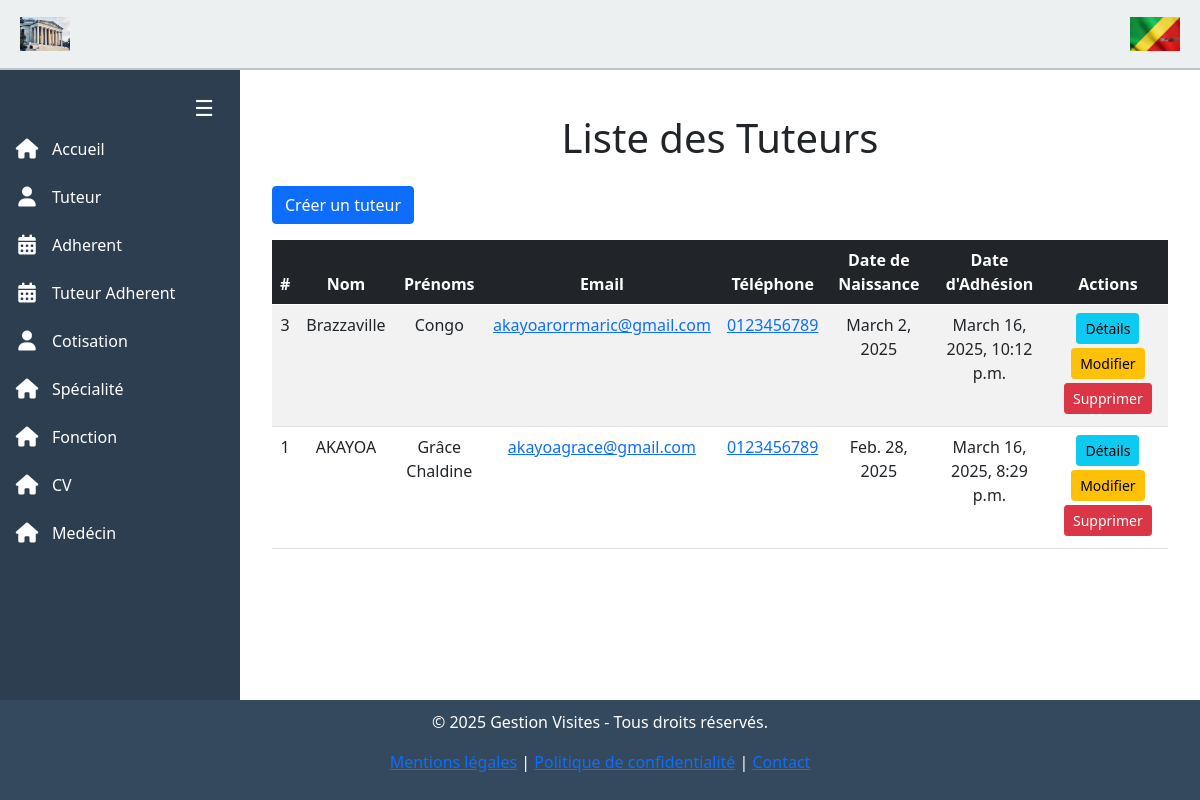
The page /Tuteur/ on the database as committed earlier.
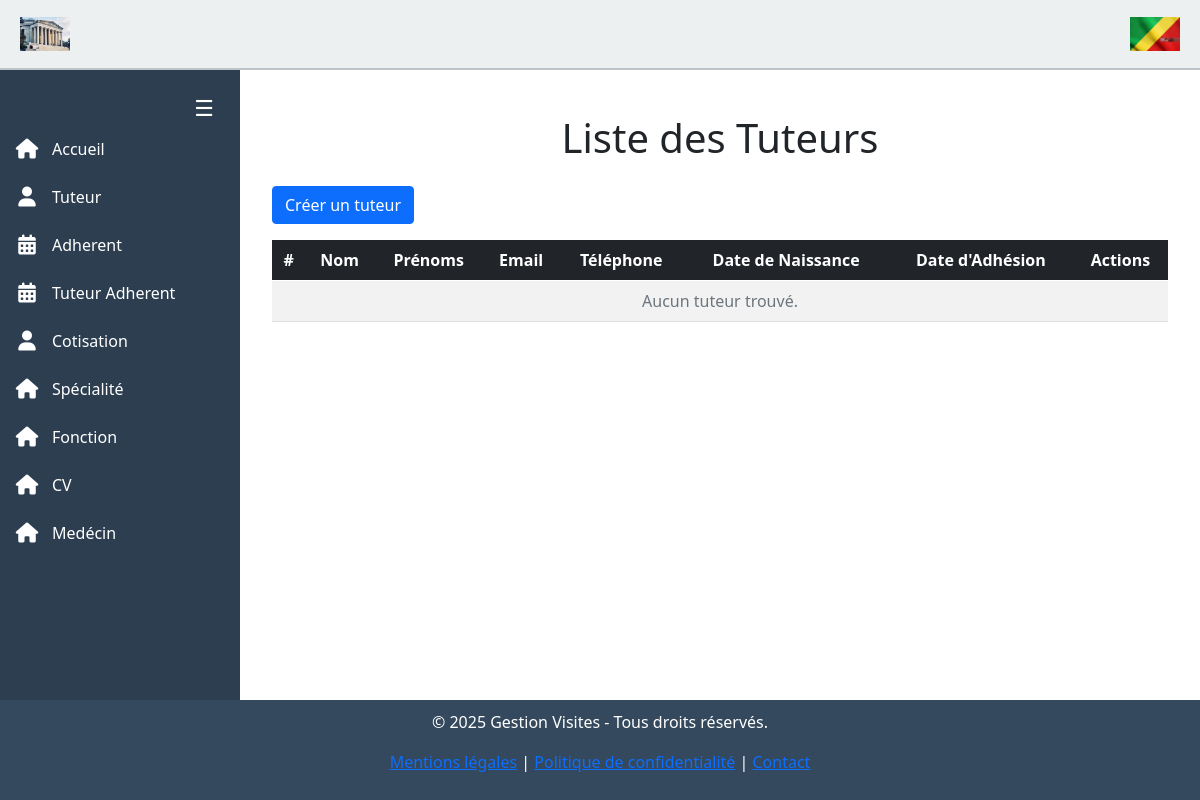
The same page on the database as committed later.
### tuteur/models.py (models this page shows)
class Tuteur(User):
    statut = models.CharField(max_length=15, default='Tuteur')

### user/models.py (models this page shows, shortened)
class User(models.Model):
    last_name = models.CharField(max_length=50, null=True, blank=False, validators=[validate_no_numbers])
    first_name = models.CharField(max_length=50, null=True, blank=True, validators=[validate_no_numbers])
    sexe = models.CharField(max_length=50, choices=[('Masculin', 'Masculin'), ('Féminin', 'Féminin')])
    date_naissance = models.DateField(null=True, blank=True)
    lieu_naissance = models.CharField(max_length=50, null=True, blank=True)
    lieu_residence = models.CharField(max_length=50, null=True, blank=True)
    adresse = models.CharField(max_length=50, null=True, blank=True)
    email = models.EmailField(max_length=40, unique=True, default='example@example.com')
    telephone = models.CharField(max_length=15, blank=True, null=True)
    date_creation = models.DateTimeField(auto_now_add=True)
    image = models.ImageField(default="1.png", upload_to='adherent/', blank=True, null=True)
    groups = models.ManyToManyField(
        'auth.Group',
        related_name="custom_user_groups",
        blank=True
    )
    user_permissions = models.ManyToManyField(
        'auth.Permission',
        related_name="custom_user_permissions",
        blank=True
    )

### tuteur/views.py (the view)
# urls.py: path('', views.tuteur_list, name='Tuteur'),
def tuteur_list(request):
    tuteur = Tuteur.objects.all().order_by("-date_creation")
    return render(request, 'Tuteur/tuteur_list.html', context={'tuteur': tuteur})

### tuteur/templates/tuteur/tuteur_list.html (shortened to what this page needs)
{% extends 'template_base.html' %}
{% block contenue %}
<div class="container mt-4">
    <h1 class="text-center mb-4">Liste des Tuteurs</h1>
    <div class="d-flex justify-content-between align-items-center mb-3">
        <a href="{% url 'Tuteur:creer' %}" class="btn btn-primary">
             Créer un tuteur
        </a>
    </div>
    <div class="table-responsive">
        <table class="table table-striped table-hover text-center">
            <thead class="table-dark">
                <tr>
                    <th>#</th>
                    <th>Nom</th>
                    <th>Prénoms</th>
                    <th>Email</th>
                    <th>Téléphone</th>
                    <th>Date de Naissance</th>
                    <th>Date d'Adhésion</th>
                    <th>Actions</th>
                </tr>
            </thead>
            <tbody>
                {% for tuteur in tuteur %}
                <tr>
                    <td>{{ tuteur.id }}</td>
                    <td>{{ tuteur.last_name }}</td>
                    <td>{{ tuteur.first_name }}</td>
                    <td>
                        <a href="mailto:{{ tuteur.email }}">
                            {{ tuteur.email }}
                        </a>
                    </td>
                    <td>
                        <a href="tel:{{ tuteur.telephone }}" >
                            {{ tuteur.telephone}}
                        </a>
                    </td>
                    <td>{{ tuteur.date_naissance }}</td>
                    <td>{{ tuteur.date_creation }}</td>
                    <td>
                        <a href="{% url 'Tuteur:infomation' tuteur.id %}" class="btn btn-info btn-sm mb-1">
                             Détails
                        </a>
                        <a href="{% url 'Tuteur:modifier' tuteur.id %}" class="btn btn-warning btn-sm mb-1">
                             Modifier
                        </a>
                        <a href="{% url 'Tuteur:supprimer' tuteur.id %}" class="btn btn-danger btn-sm mb-1">
                             Supprimer
                        </a>
                    </td>
                </tr>
                {% empty %}
                <tr>
                    <td colspan="8" class="text-center text-muted">Aucun tuteur trouvé.</td>
                </tr>
                {% endfor %}
            </tbody>
        </table>
    </div>
</div>
{% endblock %}

### templates/template_base.html (shortened to what this page needs)
{% load static %}
<!DOCTYPE html>
<html lang="fr">
<head>
    <link href="https://cdn.jsdelivr.net/npm/bootstrap@5.0.2/dist/css/bootstrap.min.css" rel="stylesheet">
    <link rel="stylesheet" href="{% static 'css/bootstrap.min.css' %}">
</head>
<body>
<header class="">
    <img src="{% static 'image/administration-1867877_1280.jpg' %}"  alt="INRAP" width="50">
    <img src="{% static 'image/istockphoto-610004832-1024x1024.jpg' %}"   alt="Congo Brazzaville" width="50">
</header>
<div class="sidebar" id="sidebar">
    <div class="sidebar-header">
        <button class="toggle-btn" onclick="toggleSidebar()">☰</button>
    </div>
    <a href="{% url 'home' %}"><i class="fas fa-home"></i><span> Accueil</span></a>
    <a href="{% url 'Tuteur:Tuteur' %}"><i class="fas fa-user"></i><span> Tuteur</span></a>
    <a href="{% url 'Adherent:Adherent' %}"><i class="fas fa-calendar-alt"></i><span> Adherent</span></a>
    <a href="{% url 'tuteurAdherent:tuteurAdherent' %}"><i class="fas fa-calendar-alt"></i><span> Tuteur Adherent</span></a>
    <a href="{% url 'cotisation:cotisation' %}"><i class="fas fa-user"></i><span> Cotisation</span></a>
    <a href="{% url 'specialite:specialite' %}"><i class="fas fa-home"></i> <span>Spécialité</span></a>
    <a href="{% url 'fonction:fonction' %}"><i class="fas fa-home"></i> <span>Fonction</span></a>
    <a href="{% url 'CV:cv_list' %}"><i class="fas fa-home"></i> <span>CV</span></a>
    <a href="{% url 'medecin:medecin' %}"><i class="fas fa-home"></i> <span>Medécin</span></a>
</div>
<div class="main-content">
    {% block contenue %}
    {% endblock %}
</div>
<footer class="footer container-fluid " id="sidebar">
    <p>&copy; 2025 Gestion Visites - Tous droits réservés.</p>
    <p>
        <a href="#" data-bs-toggle="modal" data-bs-target="#mentionsModal">Mentions légales</a> |
        <a href="#" data-bs-toggle="modal" data-bs-target="#confidentialiteModal">Politique de confidentialité</a> |
        <a href="#" data-bs-toggle="modal" data-bs-target="#contactModal">Contact</a>
    </p>
</footer>
</body>
</html>

### templates/template_base.html (style rules this page uses)
header { position: fixed; top: 0; left: 0; width: 100%; height: 70px; background: #ECF0F1; padding: 10px 20px; border-bottom: 2px solid #BDC3C7; display: flex; justify-content: space-between; align-items: center; z-index: 1000; }
.sidebar { width: 240px; height: calc(100vh - 70px); background-color: #2C3E50; position: fixed; top: 70px; left: 0; padding-top: 20px; transition: width 0.3s ease; color: white; overflow-x: hidden; }
.sidebar a { padding: 12px; display: flex; align-items: center; color: white; text-decoration: none; font-size: 16px; transition: 0.3s ease; }
.sidebar a i { font-size: 20px; width: 30px; text-align: center; }
.sidebar a span { transition: opacity 0.3s ease; margin-left: 10px; }
.sidebar-header { text-align: right; padding-right: 20px; }
.toggle-btn { background: none; border: none; color: white; font-size: 22px; cursor: pointer; }
.main-content { margin-left: 240px; margin-top: 70px; padding: 20px; height: calc(100vh - 180px); max-height: calc(100vh - 130px); overflow-y: auto; transition: margin-left 0.3s ease; margin-bottom: 50px; }
.footer { background: #34495E; color: white; text-align: center; padding: 10px; position: fixed; bottom: 0; left: 0; width: 100%; z-index: 1000; }

Rows that differ between the two databases and show on the page:
removed Tuteur: id "3", last_name "Brazzaville", first_name "Congo", email "akayoarorrmaric@gmail.com", telephone "0123456789", date_naissance "March 2, 2025", date_creation "March 16, 2025, 10:12 p.m."
removed Tuteur: id "1", last_name "AKAYOA", first_name "Grâce Chaldine", email "akayoagrace@gmail.com", telephone "0123456789", date_naissance "Feb. 28, 2025", date_creation "March 16, 2025, 8:29 p.m."
Other text that changed with them:
text now shown: "Aucun tuteur trouvé."
